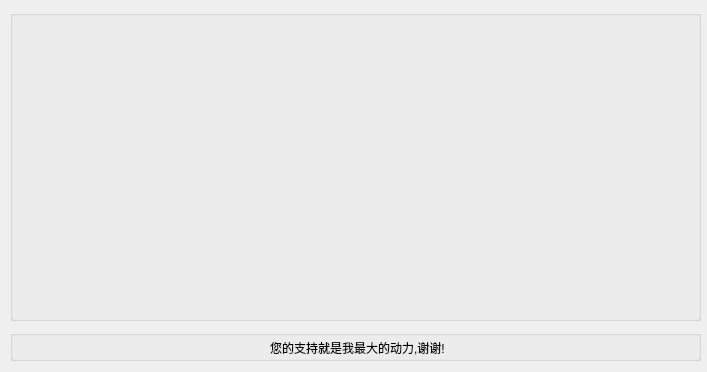
<?xml version="1.0" encoding="UTF-8"?>
<ui version="4.0">
 <class>Frame_pay</class>
 <widget class="QMainWindow" name="Frame_pay">
  <property name="geometry">
   <rect>
    <x>0</x>
    <y>0</y>
    <width>707</width>
    <height>372</height>
   </rect>
  </property>
  <property name="windowTitle">
   <string>打赏作者</string>
  </property>
  <property name="windowIcon">
   <iconset>
    <normaloff>icon/icon.png</normaloff>icon/icon.png</iconset>
  </property>
  <widget class="QWidget" name="centralwidget">
   <widget class="QGroupBox" name="groupBox">
    <property name="geometry">
     <rect>
      <x>10</x>
      <y>330</y>
      <width>691</width>
      <height>31</height>
     </rect>
    </property>
    <property name="title">
     <string/>
    </property>
    <widget class="QLabel" name="label_3">
     <property name="geometry">
      <rect>
       <x>260</x>
       <y>10</y>
       <width>181</width>
       <height>16</height>
      </rect>
     </property>
     <property name="text">
      <string>您的支持就是我最大的动力,谢谢!</string>
     </property>
    </widget>
   </widget>
   <widget class="QGroupBox" name="groupBox_2">
    <property name="geometry">
     <rect>
      <x>10</x>
      <y>10</y>
      <width>691</width>
      <height>311</height>
     </rect>
    </property>
    <property name="title">
     <string/>
    </property>
    <widget class="QLabel" name="label_2">
     <property name="geometry">
      <rect>
       <x>210</x>
       <y>10</y>
       <width>211</width>
       <height>281</height>
      </rect>
     </property>
     <property name="text">
      <string/>
     </property>
     <property name="pixmap">
      <pixmap>icon/wxpay.jpg</pixmap>
     </property>
     <property name="scaledContents">
      <bool>true</bool>
     </property>
    </widget>
    <widget class="QLabel" name="label">
     <property name="geometry">
      <rect>
       <x>10</x>
       <y>10</y>
       <width>201</width>
       <height>281</height>
      </rect>
     </property>
     <property name="text">
      <string/>
     </property>
     <property name="pixmap">
      <pixmap>icon/zfbpay.jpg</pixmap>
     </property>
     <property name="scaledContents">
      <bool>true</bool>
     </property>
    </widget>
    <widget class="QLabel" name="label_4">
     <property name="geometry">
      <rect>
       <x>430</x>
       <y>10</y>
       <width>251</width>
       <height>281</height>
      </rect>
     </property>
     <property name="text">
      <string/>
     </property>
     <property name="pixmap">
      <pixmap>icon/hb.png</pixmap>
     </property>
     <property name="scaledContents">
      <bool>true</bool>
     </property>
    </widget>
   </widget>
  </widget>
 </widget>
 <resources/>
 <connections/>
</ui>
